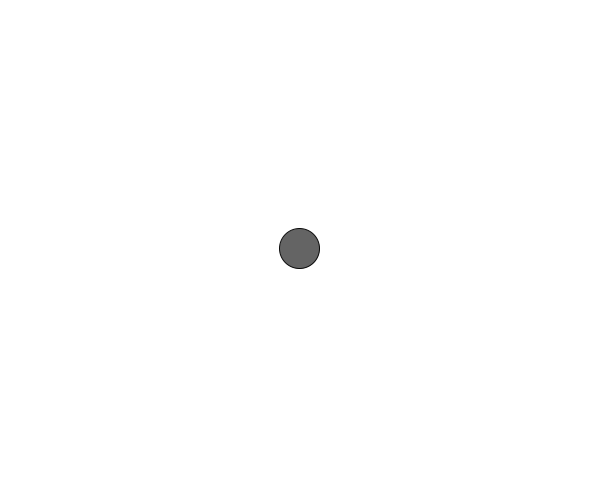
Frame 1 (no input)
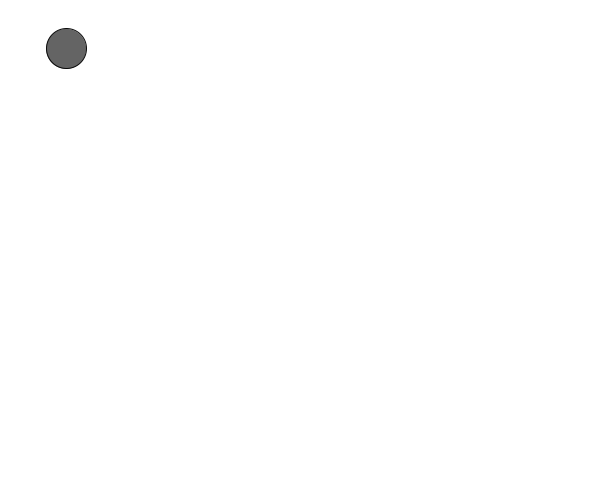
Frame 60 (the mouse pressed at the canvas centre just before this capture)
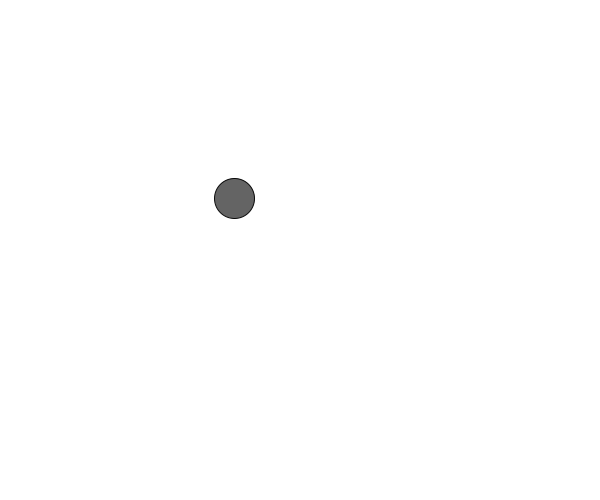
Frame 120 (the mouse held since frame 60 and released just before this capture)

The Processing sketch that drew these frames (run headless with seeded random() and noise(); from frame 60 on, the mouse is pressed at the canvas centre):

// Processing sketch: Acceleration_towards_the_mouse
// ── Acceleration_towards_the_mouse.pde
Mover m;

void setup() {
  size(600, 500);
  m = new Mover();
}

void draw() {
  background(255);
  m.update();
  m.edges();
  m.display();
}

// ── Mover.pde
class Mover {
  PVector location;
  PVector verlocity;
  PVector acceleration;
  PVector mouse;
  PVector centre;


  Mover() {
    location = new PVector(width/2, height/2);
    verlocity = new PVector(0, -1);
    acceleration = new PVector(0, 0);
    centre = new PVector(width/2, height/2);
  }

  void update() {
    mouse = new PVector(mouseX, mouseY);
    //line(location.x, location.y, mouse.x, mouse.y);
    
    mouse.sub(location);
    mouse.setMag(0.5);


    acceleration = mouse;    
    verlocity.add(acceleration);
    location.add(verlocity);
    verlocity.limit(5);
  }

  void edges() {
    if (location.x > width) location.x = 0;
    if (location.x < 0) location.x = width;
    if (location.y > height) location.y = 0;
    if (location.y < 0) location.y = height;
  }

  void display() {
    fill(100);
    stroke(10);
    ellipse(location.x, location.y, 40, 40);
  }
}
